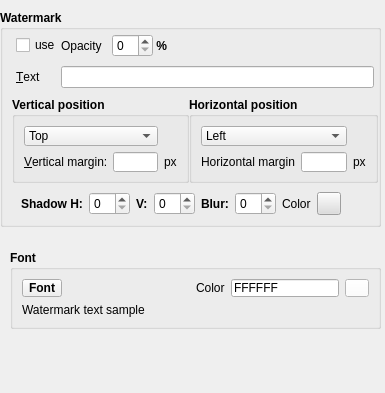
         <widget class="QWidget" name="pgWatermark">
          <property name="geometry">
           <rect>
            <x>0</x>
            <y>0</y>
            <width>385</width>
            <height>393</height>
           </rect>
          </property>
          <attribute name="label">
           <string>Watermark</string>
          </attribute>
          <widget class="QGroupBox" name="gbWatermark">
           <property name="geometry">
            <rect>
             <x>0</x>
             <y>10</y>
             <width>381</width>
             <height>217</height>
            </rect>
           </property>
           <property name="sizePolicy">
            <sizepolicy hsizetype="Preferred" vsizetype="Fixed">
             <horstretch>0</horstretch>
             <verstretch>0</verstretch>
            </sizepolicy>
           </property>
           <property name="font">
            <font>
             <family>Arial</family>
             <weight>75</weight>
             <bold>true</bold>
            </font>
           </property>
           <property name="title">
            <string>Watermark</string>
           </property>
           <layout class="QHBoxLayout" name="horizontalLayout_3">
            <property name="spacing">
             <number>0</number>
            </property>
            <property name="leftMargin">
             <number>9</number>
            </property>
            <property name="topMargin">
             <number>0</number>
            </property>
            <property name="rightMargin">
             <number>0</number>
            </property>
            <property name="bottomMargin">
             <number>0</number>
            </property>
            <item>
             <layout class="QVBoxLayout" name="verticalLayout_4">
              <item>
               <layout class="QGridLayout" name="gridLayout_8">
                <property name="leftMargin">
                 <number>4</number>
                </property>
                <property name="topMargin">
                 <number>4</number>
                </property>
                <property name="rightMargin">
                 <number>4</number>
                </property>
                <property name="bottomMargin">
                 <number>9</number>
                </property>
                <property name="verticalSpacing">
                 <number>9</number>
                </property>
                <item row="0" column="2">
                 <widget class="QSpinBox" name="sbWmOpacity">
                  <property name="font">
                   <font>
                    <family>Arial</family>
                    <weight>50</weight>
                    <bold>false</bold>
                   </font>
                  </property>
                 </widget>
                </item>
                <item row="0" column="3">
                 <widget class="QLabel" name="label_32">
                  <property name="text">
                   <string> %</string>
                  </property>
                 </widget>
                </item>
                <item row="0" column="4">
                 <spacer name="horizontalSpacer_6">
                  <property name="orientation">
                   <enum>Qt::Horizontal</enum>
                  </property>
                  <property name="sizeHint" stdset="0">
                   <size>
                    <width>40</width>
                    <height>20</height>
                   </size>
                  </property>
                 </spacer>
                </item>
                <item row="0" column="1">
                 <widget class="QLabel" name="label_12">
                  <property name="font">
                   <font>
                    <family>Arial</family>
                    <weight>50</weight>
                    <bold>false</bold>
                   </font>
                  </property>
                  <property name="text">
                   <string>Opacity   </string>
                  </property>
                  <property name="buddy">
                   <cstring>sbWmOpacity</cstring>
                  </property>
                 </widget>
                </item>
                <item row="0" column="0">
                 <widget class="QCheckBox" name="chkUseWM">
                  <property name="font">
                   <font>
                    <family>Arial</family>
                    <weight>50</weight>
                    <bold>false</bold>
                   </font>
                  </property>
                  <property name="text">
                   <string>use</string>
                  </property>
                 </widget>
                </item>
                <item row="1" column="0">
                 <widget class="QLabel" name="label_13">
                  <property name="font">
                   <font>
                    <family>Arial</family>
                    <weight>50</weight>
                    <bold>false</bold>
                   </font>
                  </property>
                  <property name="text">
                   <string>&amp;Text</string>
                  </property>
                  <property name="buddy">
                   <cstring>edtWatermark</cstring>
                  </property>
                 </widget>
                </item>
                <item row="1" column="1" colspan="4">
                 <widget class="QLineEdit" name="edtWatermark">
                  <property name="font">
                   <font>
                    <family>Arial</family>
                    <weight>50</weight>
                    <bold>false</bold>
                   </font>
                  </property>
                 </widget>
                </item>
               </layout>
              </item>
              <item>
               <layout class="QHBoxLayout" name="horizontalLayout_4">
                <item>
                 <widget class="QGroupBox" name="gbVerticalPosition">
                  <property name="font">
                   <font>
                    <family>Arial</family>
                    <weight>75</weight>
                    <bold>true</bold>
                   </font>
                  </property>
                  <property name="title">
                   <string>Vertical position</string>
                  </property>
                  <layout class="QGridLayout" name="gbVerticalPositionLayout">
                   <item row="2" column="1">
                    <widget class="QLineEdit" name="edtWmVertMargin">
                     <property name="font">
                      <font>
                       <family>Arial</family>
                       <weight>50</weight>
                       <bold>false</bold>
                      </font>
                     </property>
                    </widget>
                   </item>
                   <item row="2" column="2">
                    <widget class="QLabel" name="label_8">
                     <property name="font">
                      <font>
                       <family>Arial</family>
                       <weight>50</weight>
                       <bold>false</bold>
                      </font>
                     </property>
                     <property name="text">
                      <string>px</string>
                     </property>
                    </widget>
                   </item>
                   <item row="0" column="0" colspan="2">
                    <widget class="QComboBox" name="cbWmVPosition">
                     <property name="font">
                      <font>
                       <family>Arial</family>
                       <weight>50</weight>
                       <bold>false</bold>
                      </font>
                     </property>
                     <property name="currentIndex">
                      <number>0</number>
                     </property>
                     <item>
                      <property name="text">
                       <string>Top</string>
                      </property>
                     </item>
                     <item>
                      <property name="text">
                       <string>Center vertically</string>
                      </property>
                     </item>
                     <item>
                      <property name="text">
                       <string>Bottom</string>
                      </property>
                     </item>
                    </widget>
                   </item>
                   <item row="2" column="0">
                    <widget class="QLabel" name="label_6">
                     <property name="font">
                      <font>
                       <family>Arial</family>
                       <weight>50</weight>
                       <bold>false</bold>
                      </font>
                     </property>
                     <property name="text">
                      <string>&amp;Vertical margin:</string>
                     </property>
                     <property name="buddy">
                      <cstring>edtWmVertMargin</cstring>
                     </property>
                    </widget>
                   </item>
                  </layout>
                 </widget>
                </item>
                <item>
                 <widget class="QGroupBox" name="gbHorizontalPosition">
                  <property name="font">
                   <font>
                    <family>Arial</family>
                    <weight>75</weight>
                    <bold>true</bold>
                   </font>
                  </property>
                  <property name="title">
                   <string>Horizontal position</string>
                  </property>
                  <layout class="QGridLayout" name="gbHorizontalPositionLayout">
                   <item row="2" column="3">
                    <widget class="QLabel" name="label_48">
                     <property name="font">
                      <font>
                       <family>Arial</family>
                       <weight>50</weight>
                       <bold>false</bold>
                      </font>
                     </property>
                     <property name="text">
                      <string>px</string>
                     </property>
                    </widget>
                   </item>
                   <item row="2" column="0" colspan="2">
                    <widget class="QLabel" name="label_49">
                     <property name="font">
                      <font>
                       <family>Arial</family>
                       <weight>50</weight>
                       <bold>false</bold>
                      </font>
                     </property>
                     <property name="text">
                      <string>Horizontal margin</string>
                     </property>
                    </widget>
                   </item>
                   <item row="2" column="2">
                    <widget class="QLineEdit" name="edtWmHorizMargin">
                     <property name="font">
                      <font>
                       <family>Arial</family>
                       <weight>50</weight>
                       <bold>false</bold>
                      </font>
                     </property>
                    </widget>
                   </item>
                   <item row="0" column="0" colspan="3">
                    <widget class="QComboBox" name="cbWmHPosition">
                     <property name="font">
                      <font>
                       <family>Arial</family>
                       <weight>50</weight>
                       <bold>false</bold>
                      </font>
                     </property>
                     <property name="currentIndex">
                      <number>0</number>
                     </property>
                     <item>
                      <property name="text">
                       <string>Left</string>
                      </property>
                     </item>
                     <item>
                      <property name="text">
                       <string>Center horizontally</string>
                      </property>
                     </item>
                     <item>
                      <property name="text">
                       <string>Right</string>
                      </property>
                     </item>
                    </widget>
                   </item>
                  </layout>
                 </widget>
                </item>
               </layout>
              </item>
              <item>
               <widget class="QWidget" name="pnlShadow" native="true">
                <property name="sizePolicy">
                 <sizepolicy hsizetype="Fixed" vsizetype="Fixed">
                  <horstretch>0</horstretch>
                  <verstretch>0</verstretch>
                 </sizepolicy>
                </property>
                <layout class="QHBoxLayout" name="pnlShadowLayout">
                 <item>
                  <widget class="QLabel" name="label_25">
                   <property name="text">
                    <string>Shadow H:</string>
                   </property>
                   <property name="buddy">
                    <cstring>sbWmShadowHoriz</cstring>
                   </property>
                  </widget>
                 </item>
                 <item>
                  <widget class="QSpinBox" name="sbWmShadowHoriz">
                   <property name="sizePolicy">
                    <sizepolicy hsizetype="Fixed" vsizetype="Fixed">
                     <horstretch>0</horstretch>
                     <verstretch>0</verstretch>
                    </sizepolicy>
                   </property>
                   <property name="font">
                    <font>
                     <family>Arial</family>
                     <weight>50</weight>
                     <bold>false</bold>
                    </font>
                   </property>
                  </widget>
                 </item>
                 <item>
                  <widget class="QLabel" name="label_40">
                   <property name="text">
                    <string>V:</string>
                   </property>
                   <property name="buddy">
                    <cstring>sbWmShadowVert</cstring>
                   </property>
                  </widget>
                 </item>
                 <item>
                  <widget class="QSpinBox" name="sbWmShadowVert">
                   <property name="sizePolicy">
                    <sizepolicy hsizetype="Fixed" vsizetype="Fixed">
                     <horstretch>0</horstretch>
                     <verstretch>0</verstretch>
                    </sizepolicy>
                   </property>
                   <property name="font">
                    <font>
                     <family>Arial</family>
                     <weight>50</weight>
                     <bold>false</bold>
                    </font>
                   </property>
                  </widget>
                 </item>
                 <item>
                  <widget class="QLabel" name="label_41">
                   <property name="text">
                    <string>Blur:</string>
                   </property>
                   <property name="buddy">
                    <cstring>sbWmShadowBlur</cstring>
                   </property>
                  </widget>
                 </item>
                 <item>
                  <widget class="QSpinBox" name="sbWmShadowBlur">
                   <property name="sizePolicy">
                    <sizepolicy hsizetype="Fixed" vsizetype="Fixed">
                     <horstretch>0</horstretch>
                     <verstretch>0</verstretch>
                    </sizepolicy>
                   </property>
                   <property name="font">
                    <font>
                     <family>Arial</family>
                     <weight>50</weight>
                     <bold>false</bold>
                    </font>
                   </property>
                  </widget>
                 </item>
                 <item>
                  <widget class="QLabel" name="label_52">
                   <property name="font">
                    <font>
                     <family>Arial</family>
                     <weight>50</weight>
                     <bold>false</bold>
                    </font>
                   </property>
                   <property name="text">
                    <string>Color</string>
                   </property>
                  </widget>
                 </item>
                 <item>
                  <widget class="QToolButton" name="btnWmShadowColor">
                   <property name="styleSheet">
                    <string notr="true">QToolButton {background-color:#ddd}</string>
                   </property>
                   <property name="text">
                    <string/>
                   </property>
                  </widget>
                 </item>
                 <item>
                  <spacer name="horizontalSpacer">
                   <property name="orientation">
                    <enum>Qt::Horizontal</enum>
                   </property>
                   <property name="sizeHint" stdset="0">
                    <size>
                     <width>107</width>
                     <height>20</height>
                    </size>
                   </property>
                  </spacer>
                 </item>
                </layout>
               </widget>
              </item>
             </layout>
            </item>
           </layout>
          </widget>
          <widget class="QGroupBox" name="gbWatermarkFont">
           <property name="geometry">
            <rect>
             <x>10</x>
             <y>250</y>
             <width>371</width>
             <height>79</height>
            </rect>
           </property>
           <property name="font">
            <font>
             <family>Arial</family>
             <weight>75</weight>
             <bold>true</bold>
            </font>
           </property>
           <property name="title">
            <string>Font</string>
           </property>
           <layout class="QGridLayout" name="gbWatermarkFontLayout">
            <item row="0" column="6">
             <widget class="QLineEdit" name="edtWmColor">
              <property name="sizePolicy">
               <sizepolicy hsizetype="Minimum" vsizetype="Fixed">
                <horstretch>0</horstretch>
                <verstretch>0</verstretch>
               </sizepolicy>
              </property>
              <property name="font">
               <font>
                <family>Arial</family>
                <weight>50</weight>
                <bold>false</bold>
               </font>
              </property>
              <property name="text">
               <string>FFFFFF</string>
              </property>
             </widget>
            </item>
            <item row="0" column="7">
             <widget class="QToolButton" name="btnWmColor">
              <property name="styleSheet">
               <string notr="true">QToolButton {background-color:#fff}</string>
              </property>
              <property name="text">
               <string/>
              </property>
             </widget>
            </item>
            <item row="0" column="0">
             <widget class="QToolButton" name="btnSelectWmFont">
              <property name="text">
               <string>Font</string>
              </property>
             </widget>
            </item>
            <item row="0" column="5">
             <widget class="QLabel" name="label_29">
              <property name="font">
               <font>
                <family>Arial</family>
                <weight>50</weight>
                <bold>false</bold>
               </font>
              </property>
              <property name="text">
               <string>Color</string>
              </property>
              <property name="buddy">
               <cstring>edtWmColor</cstring>
              </property>
             </widget>
            </item>
            <item row="0" column="2" colspan="3">
             <widget class="QLabel" name="lblWaterMarkFont">
              <property name="sizePolicy">
               <sizepolicy hsizetype="Expanding" vsizetype="Preferred">
                <horstretch>0</horstretch>
                <verstretch>0</verstretch>
               </sizepolicy>
              </property>
              <property name="font">
               <font>
                <family>Arial</family>
                <weight>50</weight>
                <bold>false</bold>
               </font>
              </property>
              <property name="text">
               <string/>
              </property>
             </widget>
            </item>
            <item row="2" column="0" colspan="8">
             <widget class="QLabel" name="lblWmSample">
              <property name="sizePolicy">
               <sizepolicy hsizetype="Expanding" vsizetype="Preferred">
                <horstretch>0</horstretch>
                <verstretch>0</verstretch>
               </sizepolicy>
              </property>
              <property name="font">
               <font>
                <family>Arial</family>
                <weight>50</weight>
                <bold>false</bold>
               </font>
              </property>
              <property name="text">
               <string>Watermark text sample</string>
              </property>
             </widget>
            </item>
            <item row="0" column="1">
             <spacer name="horizontalSpacer_5">
              <property name="orientation">
               <enum>Qt::Horizontal</enum>
              </property>
              <property name="sizeHint" stdset="0">
               <size>
                <width>40</width>
                <height>20</height>
               </size>
              </property>
             </spacer>
            </item>
           </layout>
          </widget>
         </widget>
